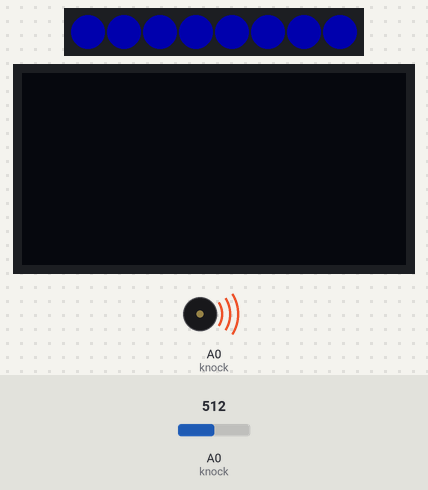
A sketch run on a simulated Arduino Uno, built with avr-gcc and run on an emulated ATmega328P. Parts: 8 RGB LEDs in strip order, left to right, 128×64 one-colour display, buzzer (waves = sounding). The test bench sets the inputs (shaded band); at power-on: A0 (knock) = 512. Dim RGB values are drawn brighter than linear; random numbers use the default seed unless the sketch sets one; what the sketch prints to the serial monitor is not drawn.

Above: at 1.4 s.
1.5 s: A0 (knock) set to 11
At 3.2 s:
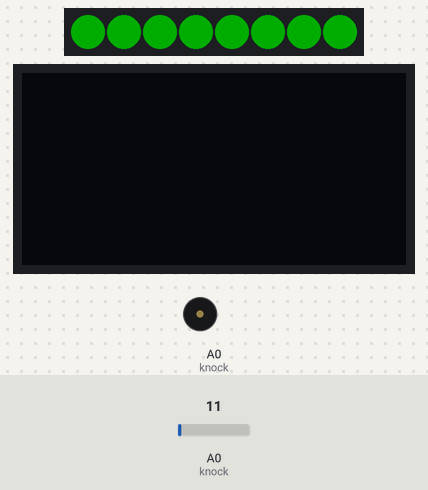
4.8 s: A0 (knock) set to 8
6.3 s: A0 (knock) set to 122
At 6.8 s:
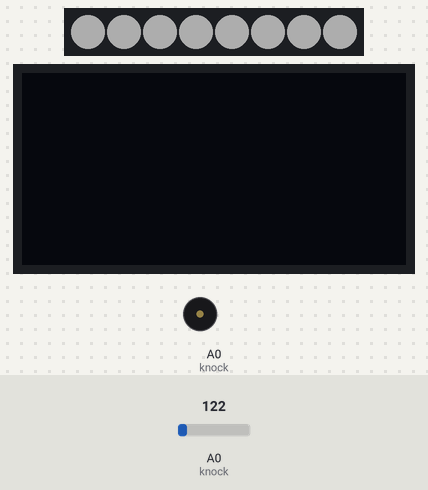
9.7 s: A0 (knock) set to 0
11.2 s: A0 (knock) set to 20
At 11.7 s:
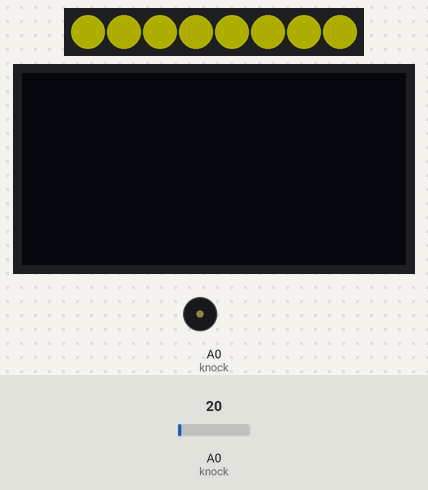
Timing chart, 0 to 15.6 s (numbered marks = the images above; inputs shaded):
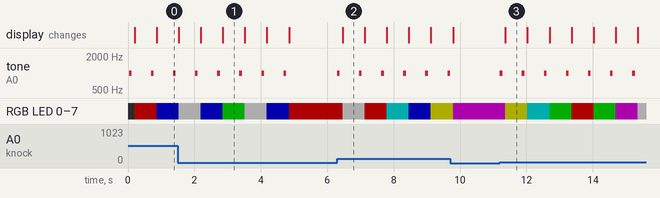

Measured:
- after the input at 6.3 s, tone on A0 (knock): alternates 1000 Hz for 0.08 s and silent for 0.58 s, starting at once; RGB LED 0–7: RGB(50, 0, 0) → RGB(50, 50, 50) after 0.16 s, → RGB(50, 0, 0) 0.66 s later, → RGB(0, 50, 50) 0.66 s later, → RGB(0, 0, 50) 0.66 s later, … (5 changes in this stretch)
- after the input at 11.2 s, tone on A0 (knock): alternates 1000 Hz for 0.08 s and silent for 0.58 s, starting at once; RGB LED 0–7: RGB(50, 0, 50) → RGB(50, 50, 0) after 0.16 s, → RGB(0, 50, 50) 0.66 s later, → RGB(0, 50, 0) 0.66 s later, → RGB(50, 0, 0) 0.66 s later, … (7 changes in this stretch)
- by itself, tone on A0 (knock): alternates 1000 Hz for 0.08 s and silent for 0.58 s
- what the display in image 1 shows lasts 0.6 s, from 2.9 s to 3.5 s

The sketch:

moodlight.ino
```cpp
#include "fix_fft.h"
#include <Wire.h>
#include <Adafruit_GFX.h>
#include <Adafruit_SSD1306.h>
#include <Adafruit_NeoPixel.h>

#define DEBUG 1

#define LED_PIN 6
#define LED_COUNT 8
Adafruit_NeoPixel pixels(LED_COUNT, LED_PIN, NEO_GRB + NEO_KHZ800);

const int knock = A0;
int sensorVal = 0;
int color[] = {255,0,0 ,0,255,0 ,0,0,255 ,255,0,255 ,255,255,0 ,0,255,255 , 255,255,255};
int randomColor;

Adafruit_SSD1306 display(128, 64, &Wire, 4);
char im[128], data[128]; char x = 0, ylim = 60; int i = 0, val;

void setup() {
  Serial.begin(9600);
  setupNeopixel();
  display.begin(SSD1306_SWITCHCAPVCC,0x3C);
  display.setTextSize(1);
  display.setTextColor(WHITE);
  display.clearDisplay();
  analogReference(DEFAULT);
}

void loop() {
  while ((sensorVal = analogRead(knock)) < 10) {
  }
  Serial.println(sensorVal);
  knockSound();
  changeColor();
  delay(500);
  // rainbow(10);             // Flowing rainbow cycle along the whole strip
}


void changeColor() {
  Serial.println("run");
  int newRandomColor = random(7)+1;
  while (randomColor == newRandomColor) {
    newRandomColor = random(7)+1;
  }
  randomColor = newRandomColor;

  if (DEBUG) Serial.println("changeColor : " + String(randomColor));

  for (int i = 0; i < LED_COUNT; i++) {
    pixels.setPixelColor(i, pixels.Color(color[(randomColor*3)-3], color[(randomColor*3)-2], color[(randomColor*3)-1]));
    pixels.show();
    delay(10);
  }
}

void knockSound() {
  if (DEBUG) Serial.println("knockSound");
  tone(knock,1000,80);
  delay(80);
  noTone(knock);
  pinMode(knock, INPUT);
}


/*
  NeoPixel
*/


void setupNeopixel() {
  pixels.begin();           // INITIALIZE NeoPixel strip object (REQUIRED)
  pixels.show();            // Turn OFF all pixels ASAP
  pixels.setBrightness(50); // Set BRIGHTNESS to about 1/5 (max = 255)
}

// Rainbow cycle along whole strip. Pass delay time (in ms) between frames.
void rainbow(int wait) {
  // Hue of first pixel runs 5 complete loops through the color wheel.
  // Color wheel has a range of 65536 but it's OK if we roll over, so
  // just count from 0 to 5*65536. Adding 256 to firstPixelHue each time
  // means we'll make 5*65536/256 = 1280 passes through this loop:
  for(long firstPixelHue = 0; firstPixelHue < 5*65536; firstPixelHue += 256) {
    // strip.rainbow() can take a single argument (first pixel hue) or
    // optionally a few extras: number of rainbow repetitions (default 1),
    // saturation and value (brightness) (both 0-255, similar to the
    // ColorHSV() function, default 255), and a true/false flag for whether
    // to apply gamma correction to provide 'truer' colors (default true).
    pixels.rainbow(firstPixelHue);
    // Above line is equivalent to:
    // strip.rainbow(firstPixelHue, 1, 255, 255, true);
    pixels.show(); // Update strip with new contents
    delay(wait);  // Pause for a moment
  }

}
```
